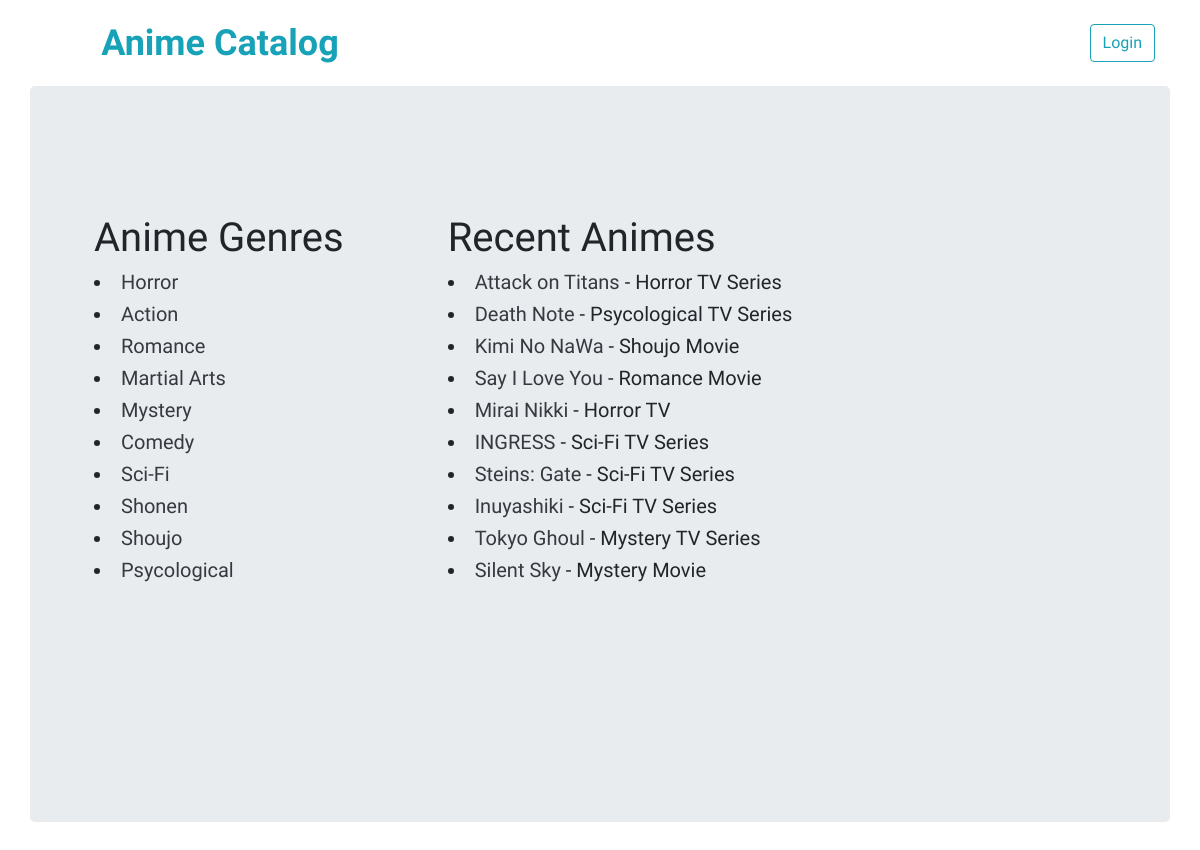
The page / on the database its author committed.
### app.py (models this page shows, shortened)
class Genre(db.Model):
        id = db.Column(db.Integer, primary_key=True)
        name = db.Column(db.String(20), nullable=False)
        description = db.Column(db.String(400), nullable=False)
        anime = db.relationship('Anime', backref='genre')

class Anime(db.Model):
        id = db.Column(db.Integer, primary_key=True)
        name = db.Column(db.String(20), nullable=False)
        atype = db.Column(db.String(20), nullable=False)
        description = db.Column(db.String(400), nullable=False)
        genre_id = db.Column(db.Integer, db.ForeignKey('genre.id'))
        user_id = db.Column(db.Integer, db.ForeignKey('user.id'))

### app.py (the view)
@app.route('/')
def homepage():
    genres = Genre.query.all()
    animes = Anime.query.order_by(Anime.id.desc()).limit(10)
    return render_template("homepage.html", genres=genres, animes=animes)

### templates/homepage.html (shortened to what this page needs)
{% extends 'layout.html' %}
{% block body %}
  <div class="row">
    <div class="col-sm-4">
        <div class="jumbotron">
<h1 class= "main-font">Anime Genres</h1>
        {% for genre in genres %}
    <h5><li>
      <a class= "main-font text-dark" href = "{{url_for('showGenre', genre_id = genre.id)}}">{{ genre.name }}</a>
    </li></h5>
    {% endfor %}
<br><br><br></div></div>
<div class="col-sm-8 jumbotron">
    <h1 class= "main-font">Recent Animes</h1>
        {% for anime in animes %}
    <h5><li>
      <a class= "main-font text-dark" href = "{{url_for('showAnime', anime_id = anime.id)}}">{{ anime.name }}</a> - {{ anime.genre.name }} {{ anime.atype }}
    </li></h5>
    {% endfor %}
    <br>
    </div>
    <br>
        {% endblock %}

### templates/layout.html (shortened to what this page needs)
<!doctype html>
<html lang="en">
  <head>
    <link rel="stylesheet" href="https://stackpath.bootstrapcdn.com/bootstrap/4.1.3/css/bootstrap.min.css">
    <link href="{{ url_for('static', filename='anime_catalog.css') }}" rel="stylesheet">
  </head>
  <body>
{% include 'includes/navbar.html' %}
    <div class="container jumbotron">
    {% block body %}{% endblock %}
    </div>
 </body>
</html>

### templates/includes/navbar.html
    <div class="container">
      <header class="navbar-nav py-3">
        <div class="row flex-nowrap justify-content-between align-items-center">
          <div class="col-4 text-center">
           <strong> <a class="navbar-logo text-info" href="/">Anime Catalog</a></strong>
          </div>
          <div class="col-4 d-flex justify-content-end align-items-center">
            {% if 'username' in session: %}
            <a class="btn btn-outline-info main-font" href="/logout">Logout</a>
            {% else %}
            <a class="btn btn-outline-info main-font" href="/login">Login</a>
            {% endif %}
          </div></header>
        </div>

### static/anime_catalog.css (style rules this page uses)
.navbar-logo { font-family: 'Gamja Flower', cursive; font-size: 2.25rem; }
h1, h2, h3, h4, h5, h6 { font-family: 'Gamja Flower', cursive; }
.main-font { font-family: 'Gamja Flower', cursive; }

### rows shown on the page
Genre: name "Horror"
Genre: name "Action"
Genre: name "Romance"
Genre: name "Martial Arts"
Genre: name "Mystery"
Genre: name "Comedy"
Genre: name "Sci-Fi"
Genre: name "Shonen"
Genre: name "Shoujo"
Genre: name "Psycological"
Anime: name "Attack on Titans", genre.name "Horror", atype "TV Series"
Anime: name "Death Note", genre.name "Psycological", atype "TV Series"
Anime: name "Kimi No NaWa", genre.name "Shoujo", atype "Movie"
Anime: name "Say I Love You", genre.name "Romance", atype "Movie"
Anime: name "Mirai Nikki", genre.name "Horror", atype "TV"
Anime: name "INGRESS", genre.name "Sci-Fi", atype "TV Series"
Anime: name "Steins: Gate", genre.name "Sci-Fi", atype "TV Series"
Anime: name "Inuyashiki", genre.name "Sci-Fi", atype "TV Series"
Anime: name "Tokyo Ghoul", genre.name "Mystery", atype "TV Series"
Anime: name "Silent Sky", genre.name "Mystery", atype "Movie"
